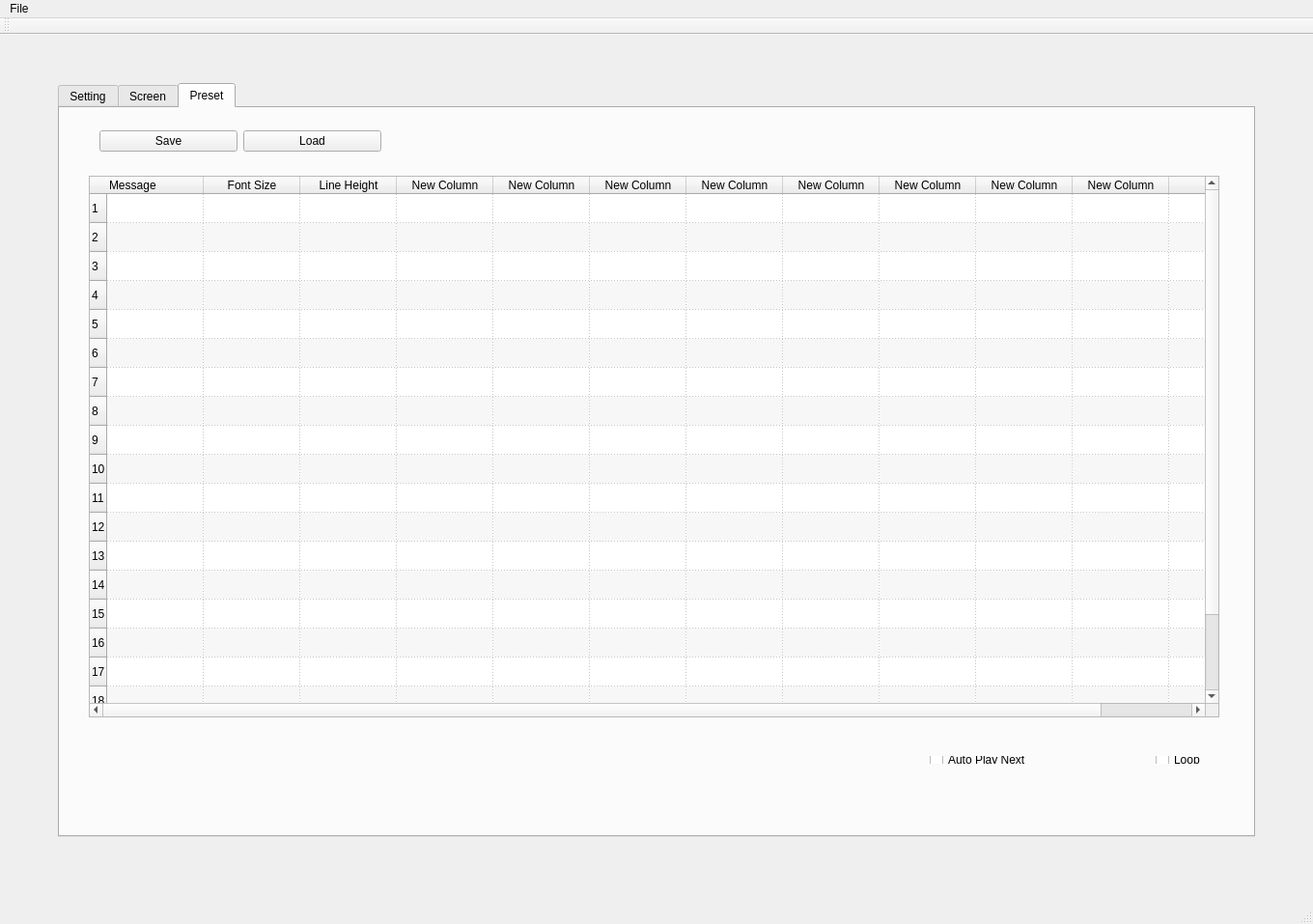
<?xml version="1.0" encoding="UTF-8"?>
<ui version="4.0">
 <class>pictoController</class>
 <widget class="QMainWindow" name="pictoController">
  <property name="geometry">
   <rect>
    <x>0</x>
    <y>0</y>
    <width>1360</width>
    <height>957</height>
   </rect>
  </property>
  <property name="sizePolicy">
   <sizepolicy hsizetype="Preferred" vsizetype="Preferred">
    <horstretch>0</horstretch>
    <verstretch>0</verstretch>
   </sizepolicy>
  </property>
  <property name="maximumSize">
   <size>
    <width>20000</width>
    <height>20000</height>
   </size>
  </property>
  <property name="windowTitle">
   <string>pictoController</string>
  </property>
  <widget class="QWidget" name="centralWidget">
   <widget class="QTabWidget" name="presetTab">
    <property name="geometry">
     <rect>
      <x>60</x>
      <y>50</y>
      <width>1240</width>
      <height>781</height>
     </rect>
    </property>
    <property name="sizePolicy">
     <sizepolicy hsizetype="Expanding" vsizetype="Expanding">
      <horstretch>0</horstretch>
      <verstretch>0</verstretch>
     </sizepolicy>
    </property>
    <property name="minimumSize">
     <size>
      <width>0</width>
      <height>0</height>
     </size>
    </property>
    <property name="maximumSize">
     <size>
      <width>20000</width>
      <height>20000</height>
     </size>
    </property>
    <property name="whatsThis">
     <string>&lt;html&gt;&lt;head/&gt;&lt;body&gt;&lt;p&gt;&lt;br/&gt;&lt;/p&gt;&lt;/body&gt;&lt;/html&gt;</string>
    </property>
    <property name="layoutDirection">
     <enum>Qt::LeftToRight</enum>
    </property>
    <property name="currentIndex">
     <number>2</number>
    </property>
    <widget class="QWidget" name="setting_tab">
     <attribute name="title">
      <string>Setting</string>
     </attribute>
     <widget class="QWidget" name="layoutWidget">
      <property name="geometry">
       <rect>
        <x>10</x>
        <y>10</y>
        <width>1211</width>
        <height>726</height>
       </rect>
      </property>
      <layout class="QGridLayout" name="gridLayout_3">
       <property name="leftMargin">
        <number>10</number>
       </property>
       <property name="topMargin">
        <number>10</number>
       </property>
       <property name="rightMargin">
        <number>10</number>
       </property>
       <property name="bottomMargin">
        <number>10</number>
       </property>
       <item row="0" column="3">
        <spacer name="horizontalSpacer_20">
         <property name="orientation">
          <enum>Qt::Horizontal</enum>
         </property>
         <property name="sizeType">
          <enum>QSizePolicy::Fixed</enum>
         </property>
         <property name="sizeHint" stdset="0">
          <size>
           <width>20</width>
           <height>189</height>
          </size>
         </property>
        </spacer>
       </item>
       <item row="0" column="6">
        <widget class="QTextEdit" name="messages">
         <property name="sizePolicy">
          <sizepolicy hsizetype="Preferred" vsizetype="Preferred">
           <horstretch>0</horstretch>
           <verstretch>0</verstretch>
          </sizepolicy>
         </property>
         <property name="minimumSize">
          <size>
           <width>0</width>
           <height>0</height>
          </size>
         </property>
         <property name="maximumSize">
          <size>
           <width>1000</width>
           <height>1000</height>
          </size>
         </property>
         <property name="html">
          <string>&lt;!DOCTYPE HTML PUBLIC &quot;-//W3C//DTD HTML 4.0//EN&quot; &quot;http://www.w3.org/TR/REC-html40/strict.dtd&quot;&gt;
&lt;html&gt;&lt;head&gt;&lt;meta name=&quot;qrichtext&quot; content=&quot;1&quot; /&gt;&lt;style type=&quot;text/css&quot;&gt;
p, li { white-space: pre-wrap; }
&lt;/style&gt;&lt;/head&gt;&lt;body style=&quot; font-family:'MS UI Gothic'; font-size:9pt; font-weight:400; font-style:normal;&quot;&gt;
&lt;p style=&quot; margin-top:0px; margin-bottom:0px; margin-left:0px; margin-right:0px; -qt-block-indent:0; text-indent:0px;&quot;&gt;&lt;span style=&quot; font-family:'.Lucida Grande UI'; font-size:13pt;&quot;&gt;DEFAULT&lt;/span&gt;&lt;/p&gt;&lt;/body&gt;&lt;/html&gt;</string>
         </property>
        </widget>
       </item>
       <item row="4" column="6">
        <layout class="QHBoxLayout" name="horizontalLayout">
         <item>
          <widget class="QLabel" name="label_15">
           <property name="text">
            <string>Line Break:</string>
           </property>
          </widget>
         </item>
         <item>
          <widget class="QLabel" name="label_38">
           <property name="text">
            <string>Option + Enter</string>
           </property>
          </widget>
         </item>
        </layout>
       </item>
       <item row="5" column="6">
        <layout class="QHBoxLayout" name="horizontalLayout_2">
         <item>
          <widget class="QLabel" name="label_39">
           <property name="text">
            <string>Preview:</string>
           </property>
          </widget>
         </item>
         <item>
          <widget class="QLabel" name="label_40">
           <property name="text">
            <string>Enter</string>
           </property>
          </widget>
         </item>
        </layout>
       </item>
       <item row="10" column="4" alignment="Qt::AlignRight">
        <widget class="QLabel" name="label_17">
         <property name="text">
          <string>vibration:</string>
         </property>
        </widget>
       </item>
       <item row="11" column="4" alignment="Qt::AlignRight">
        <widget class="QLabel" name="label_37">
         <property name="text">
          <string>Hold Time:</string>
         </property>
        </widget>
       </item>
       <item row="10" column="2">
        <widget class="QSlider" name="horizontalSlider_14">
         <property name="orientation">
          <enum>Qt::Horizontal</enum>
         </property>
        </widget>
       </item>
       <item row="9" column="4" alignment="Qt::AlignRight">
        <widget class="QLabel" name="label_8">
         <property name="text">
          <string>Accel:</string>
         </property>
        </widget>
       </item>
       <item row="2" column="2" alignment="Qt::AlignRight">
        <widget class="QPushButton" name="pushButton">
         <property name="sizePolicy">
          <sizepolicy hsizetype="Fixed" vsizetype="Fixed">
           <horstretch>0</horstretch>
           <verstretch>0</verstretch>
          </sizepolicy>
         </property>
         <property name="text">
          <string>Preview</string>
         </property>
        </widget>
       </item>
       <item row="8" column="6">
        <widget class="QSlider" name="horizontalSlider_4">
         <property name="orientation">
          <enum>Qt::Horizontal</enum>
         </property>
        </widget>
       </item>
       <item row="4" column="4" alignment="Qt::AlignRight">
        <widget class="QLabel" name="label_13">
         <property name="text">
          <string>Message Box Shortcut:</string>
         </property>
        </widget>
       </item>
       <item row="10" column="6">
        <widget class="QSlider" name="horizontalSlider_6">
         <property name="orientation">
          <enum>Qt::Horizontal</enum>
         </property>
        </widget>
       </item>
       <item row="7" column="2">
        <widget class="QSlider" name="horizontalSlider_35">
         <property name="orientation">
          <enum>Qt::Horizontal</enum>
         </property>
        </widget>
       </item>
       <item row="11" column="6">
        <widget class="QSlider" name="horizontalSlider_7">
         <property name="orientation">
          <enum>Qt::Horizontal</enum>
         </property>
        </widget>
       </item>
       <item row="0" column="1">
        <spacer name="horizontalSpacer_18">
         <property name="orientation">
          <enum>Qt::Horizontal</enum>
         </property>
         <property name="sizeType">
          <enum>QSizePolicy::Fixed</enum>
         </property>
         <property name="sizeHint" stdset="0">
          <size>
           <width>30</width>
           <height>200</height>
          </size>
         </property>
        </spacer>
       </item>
       <item row="0" column="0" alignment="Qt::AlignRight|Qt::AlignTop">
        <widget class="QLabel" name="label">
         <property name="text">
          <string>Preview:</string>
         </property>
        </widget>
       </item>
       <item row="9" column="6">
        <widget class="QSlider" name="horizontalSlider_5">
         <property name="orientation">
          <enum>Qt::Horizontal</enum>
         </property>
        </widget>
       </item>
       <item row="0" column="5">
        <spacer name="horizontalSpacer_16">
         <property name="orientation">
          <enum>Qt::Horizontal</enum>
         </property>
         <property name="sizeType">
          <enum>QSizePolicy::Fixed</enum>
         </property>
         <property name="sizeHint" stdset="0">
          <size>
           <width>30</width>
           <height>20</height>
          </size>
         </property>
        </spacer>
       </item>
       <item row="4" column="0" alignment="Qt::AlignRight">
        <widget class="QLabel" name="label_5">
         <property name="text">
          <string>Layout Settings:</string>
         </property>
        </widget>
       </item>
       <item row="0" column="4" alignment="Qt::AlignRight|Qt::AlignTop">
        <widget class="QLabel" name="label_18">
         <property name="text">
          <string>Message:</string>
         </property>
        </widget>
       </item>
       <item row="10" column="0" alignment="Qt::AlignRight">
        <widget class="QLabel" name="label_12">
         <property name="text">
          <string>Icon Size:</string>
         </property>
        </widget>
       </item>
       <item row="3" column="2">
        <spacer name="verticalSpacer_47">
         <property name="orientation">
          <enum>Qt::Vertical</enum>
         </property>
         <property name="sizeType">
          <enum>QSizePolicy::Expanding</enum>
         </property>
         <property name="sizeHint" stdset="0">
          <size>
           <width>10</width>
           <height>30</height>
          </size>
         </property>
        </spacer>
       </item>
       <item row="2" column="1">
        <spacer name="verticalSpacer_35">
         <property name="orientation">
          <enum>Qt::Vertical</enum>
         </property>
         <property name="sizeType">
          <enum>QSizePolicy::Fixed</enum>
         </property>
         <property name="sizeHint" stdset="0">
          <size>
           <width>10</width>
           <height>30</height>
          </size>
         </property>
        </spacer>
       </item>
       <item row="8" column="4" alignment="Qt::AlignRight">
        <widget class="QLabel" name="label_4">
         <property name="text">
          <string>Speed:</string>
         </property>
        </widget>
       </item>
       <item row="8" column="0" alignment="Qt::AlignRight">
        <widget class="QLabel" name="label_3">
         <property name="text">
          <string>Font Randomness:</string>
         </property>
        </widget>
       </item>
       <item row="2" column="6">
        <layout class="QHBoxLayout" name="horizontalLayout_3">
         <item>
          <widget class="QPushButton" name="quitButton">
           <property name="sizePolicy">
            <sizepolicy hsizetype="Fixed" vsizetype="Minimum">
             <horstretch>0</horstretch>
             <verstretch>0</verstretch>
            </sizepolicy>
           </property>
           <property name="text">
            <string>Clear Animation</string>
           </property>
          </widget>
         </item>
         <item>
          <spacer name="horizontalSpacer">
           <property name="orientation">
            <enum>Qt::Horizontal</enum>
           </property>
           <property name="sizeHint" stdset="0">
            <size>
             <width>40</width>
             <height>20</height>
            </size>
           </property>
          </spacer>
         </item>
         <item>
          <widget class="QPushButton" name="pushButton_2">
           <property name="sizePolicy">
            <sizepolicy hsizetype="Fixed" vsizetype="Fixed">
             <horstretch>0</horstretch>
             <verstretch>0</verstretch>
            </sizepolicy>
           </property>
           <property name="text">
            <string>PushButton</string>
           </property>
          </widget>
         </item>
        </layout>
       </item>
       <item row="5" column="2">
        <widget class="QSlider" name="horizontalSlider_15">
         <property name="orientation">
          <enum>Qt::Horizontal</enum>
         </property>
        </widget>
       </item>
       <item row="7" column="4" alignment="Qt::AlignRight">
        <widget class="QLabel" name="label_16">
         <property name="text">
          <string>Animation Settings:</string>
         </property>
        </widget>
       </item>
       <item row="5" column="0" alignment="Qt::AlignRight">
        <widget class="QLabel" name="label_10">
         <property name="text">
          <string>Font Size:</string>
         </property>
        </widget>
       </item>
       <item row="11" column="0" alignment="Qt::AlignRight">
        <widget class="QLabel" name="label_11">
         <property name="text">
          <string>Icon Density:</string>
         </property>
        </widget>
       </item>
       <item row="3" column="6">
        <spacer name="verticalSpacer_46">
         <property name="orientation">
          <enum>Qt::Vertical</enum>
         </property>
         <property name="sizeType">
          <enum>QSizePolicy::Expanding</enum>
         </property>
         <property name="sizeHint" stdset="0">
          <size>
           <width>10</width>
           <height>30</height>
          </size>
         </property>
        </spacer>
       </item>
       <item row="8" column="2">
        <widget class="QSlider" name="horizontalSlider_18">
         <property name="orientation">
          <enum>Qt::Horizontal</enum>
         </property>
        </widget>
       </item>
       <item row="11" column="2">
        <widget class="QSlider" name="horizontalSlider_2">
         <property name="orientation">
          <enum>Qt::Horizontal</enum>
         </property>
        </widget>
       </item>
       <item row="2" column="5">
        <spacer name="verticalSpacer_36">
         <property name="orientation">
          <enum>Qt::Vertical</enum>
         </property>
         <property name="sizeType">
          <enum>QSizePolicy::Fixed</enum>
         </property>
         <property name="sizeHint" stdset="0">
          <size>
           <width>10</width>
           <height>30</height>
          </size>
         </property>
        </spacer>
       </item>
       <item row="7" column="0" alignment="Qt::AlignRight">
        <widget class="QLabel" name="label_7">
         <property name="text">
          <string>Letter Spacing:</string>
         </property>
        </widget>
       </item>
       <item row="6" column="0" alignment="Qt::AlignRight">
        <widget class="QLabel" name="label_9">
         <property name="text">
          <string>Line Height:</string>
         </property>
        </widget>
       </item>
       <item row="6" column="2">
        <widget class="QSlider" name="horizontalSlider_16">
         <property name="orientation">
          <enum>Qt::Horizontal</enum>
         </property>
        </widget>
       </item>
       <item row="4" column="1">
        <spacer name="verticalSpacer_37">
         <property name="orientation">
          <enum>Qt::Vertical</enum>
         </property>
         <property name="sizeType">
          <enum>QSizePolicy::Fixed</enum>
         </property>
         <property name="sizeHint" stdset="0">
          <size>
           <width>10</width>
           <height>40</height>
          </size>
         </property>
        </spacer>
       </item>
       <item row="5" column="1">
        <spacer name="verticalSpacer_38">
         <property name="orientation">
          <enum>Qt::Vertical</enum>
         </property>
         <property name="sizeType">
          <enum>QSizePolicy::Fixed</enum>
         </property>
         <property name="sizeHint" stdset="0">
          <size>
           <width>10</width>
           <height>40</height>
          </size>
         </property>
        </spacer>
       </item>
       <item row="6" column="1">
        <spacer name="verticalSpacer_39">
         <property name="orientation">
          <enum>Qt::Vertical</enum>
         </property>
         <property name="sizeType">
          <enum>QSizePolicy::Fixed</enum>
         </property>
         <property name="sizeHint" stdset="0">
          <size>
           <width>10</width>
           <height>40</height>
          </size>
         </property>
        </spacer>
       </item>
       <item row="7" column="1">
        <spacer name="verticalSpacer_40">
         <property name="orientation">
          <enum>Qt::Vertical</enum>
         </property>
         <property name="sizeType">
          <enum>QSizePolicy::Fixed</enum>
         </property>
         <property name="sizeHint" stdset="0">
          <size>
           <width>10</width>
           <height>40</height>
          </size>
         </property>
        </spacer>
       </item>
       <item row="8" column="1">
        <spacer name="verticalSpacer_41">
         <property name="orientation">
          <enum>Qt::Vertical</enum>
         </property>
         <property name="sizeType">
          <enum>QSizePolicy::Fixed</enum>
         </property>
         <property name="sizeHint" stdset="0">
          <size>
           <width>10</width>
           <height>40</height>
          </size>
         </property>
        </spacer>
       </item>
       <item row="9" column="1">
        <spacer name="verticalSpacer_42">
         <property name="orientation">
          <enum>Qt::Vertical</enum>
         </property>
         <property name="sizeType">
          <enum>QSizePolicy::Fixed</enum>
         </property>
         <property name="sizeHint" stdset="0">
          <size>
           <width>10</width>
           <height>40</height>
          </size>
         </property>
        </spacer>
       </item>
       <item row="10" column="1">
        <spacer name="verticalSpacer_43">
         <property name="orientation">
          <enum>Qt::Vertical</enum>
         </property>
         <property name="sizeType">
          <enum>QSizePolicy::Fixed</enum>
         </property>
         <property name="sizeHint" stdset="0">
          <size>
           <width>10</width>
           <height>40</height>
          </size>
         </property>
        </spacer>
       </item>
       <item row="11" column="1">
        <spacer name="verticalSpacer_44">
         <property name="orientation">
          <enum>Qt::Vertical</enum>
         </property>
         <property name="sizeType">
          <enum>QSizePolicy::Fixed</enum>
         </property>
         <property name="sizeHint" stdset="0">
          <size>
           <width>10</width>
           <height>40</height>
          </size>
         </property>
        </spacer>
       </item>
      </layout>
     </widget>
    </widget>
    <widget class="QWidget" name="screen_tab">
     <attribute name="title">
      <string>Screen</string>
     </attribute>
     <widget class="QPushButton" name="pushButton_5">
      <property name="geometry">
       <rect>
        <x>260</x>
        <y>610</y>
        <width>115</width>
        <height>32</height>
       </rect>
      </property>
      <property name="text">
       <string>Capture</string>
      </property>
     </widget>
     <widget class="QWidget" name="layoutWidget">
      <property name="geometry">
       <rect>
        <x>120</x>
        <y>200</y>
        <width>345</width>
        <height>348</height>
       </rect>
      </property>
      <layout class="QGridLayout" name="gridLayout">
       <item row="5" column="0">
        <widget class="QCheckBox" name="checkBox_3">
         <property name="text">
          <string>Show Info Bar</string>
         </property>
        </widget>
       </item>
       <item row="6" column="0">
        <widget class="QCheckBox" name="checkBox_4">
         <property name="text">
          <string>Debug Draw</string>
         </property>
        </widget>
       </item>
       <item row="2" column="0">
        <widget class="QLabel" name="label_41">
         <property name="text">
          <string>Fullscreen</string>
         </property>
        </widget>
       </item>
       <item row="4" column="0">
        <widget class="QCheckBox" name="checkBox_2">
         <property name="text">
          <string>Debug Draw</string>
         </property>
        </widget>
       </item>
       <item row="3" column="0">
        <widget class="QCheckBox" name="checkBox">
         <property name="text">
          <string>Black</string>
         </property>
        </widget>
       </item>
       <item row="1" column="0">
        <spacer name="verticalSpacer">
         <property name="orientation">
          <enum>Qt::Vertical</enum>
         </property>
         <property name="sizeType">
          <enum>QSizePolicy::Fixed</enum>
         </property>
         <property name="sizeHint" stdset="0">
          <size>
           <width>20</width>
           <height>50</height>
          </size>
         </property>
        </spacer>
       </item>
       <item row="2" column="1">
        <spacer name="verticalSpacer_2">
         <property name="orientation">
          <enum>Qt::Vertical</enum>
         </property>
         <property name="sizeType">
          <enum>QSizePolicy::Fixed</enum>
         </property>
         <property name="sizeHint" stdset="0">
          <size>
           <width>20</width>
           <height>40</height>
          </size>
         </property>
        </spacer>
       </item>
       <item row="3" column="1">
        <spacer name="verticalSpacer_3">
         <property name="orientation">
          <enum>Qt::Vertical</enum>
         </property>
         <property name="sizeType">
          <enum>QSizePolicy::Fixed</enum>
         </property>
         <property name="sizeHint" stdset="0">
          <size>
           <width>20</width>
           <height>40</height>
          </size>
         </property>
        </spacer>
       </item>
       <item row="4" column="1">
        <spacer name="verticalSpacer_4">
         <property name="orientation">
          <enum>Qt::Vertical</enum>
         </property>
         <property name="sizeType">
          <enum>QSizePolicy::Fixed</enum>
         </property>
         <property name="sizeHint" stdset="0">
          <size>
           <width>20</width>
           <height>40</height>
          </size>
         </property>
        </spacer>
       </item>
       <item row="5" column="1">
        <spacer name="verticalSpacer_5">
         <property name="orientation">
          <enum>Qt::Vertical</enum>
         </property>
         <property name="sizeType">
          <enum>QSizePolicy::Fixed</enum>
         </property>
         <property name="sizeHint" stdset="0">
          <size>
           <width>20</width>
           <height>40</height>
          </size>
         </property>
        </spacer>
       </item>
       <item row="6" column="1">
        <spacer name="verticalSpacer_6">
         <property name="orientation">
          <enum>Qt::Vertical</enum>
         </property>
         <property name="sizeType">
          <enum>QSizePolicy::Fixed</enum>
         </property>
         <property name="sizeHint" stdset="0">
          <size>
           <width>20</width>
           <height>40</height>
          </size>
         </property>
        </spacer>
       </item>
       <item row="0" column="1">
        <widget class="QLabel" name="label_14">
         <property name="text">
          <string>Screen Control</string>
         </property>
        </widget>
       </item>
      </layout>
     </widget>
    </widget>
    <widget class="QWidget" name="preset_tab">
     <attribute name="title">
      <string>Preset</string>
     </attribute>
     <widget class="QTableWidget" name="tableWidget">
      <property name="geometry">
       <rect>
        <x>30</x>
        <y>70</y>
        <width>1171</width>
        <height>561</height>
       </rect>
      </property>
      <property name="lineWidth">
       <number>1</number>
      </property>
      <property name="alternatingRowColors">
       <bool>true</bool>
      </property>
      <property name="showGrid">
       <bool>true</bool>
      </property>
      <property name="gridStyle">
       <enum>Qt::DotLine</enum>
      </property>
      <property name="sortingEnabled">
       <bool>true</bool>
      </property>
      <property name="wordWrap">
       <bool>true</bool>
      </property>
      <property name="cornerButtonEnabled">
       <bool>true</bool>
      </property>
      <property name="rowCount">
       <number>20</number>
      </property>
      <property name="columnCount">
       <number>12</number>
      </property>
      <row/>
      <row/>
      <row/>
      <row/>
      <row/>
      <row/>
      <row/>
      <row/>
      <row/>
      <row/>
      <row/>
      <row/>
      <row/>
      <row/>
      <row/>
      <row/>
      <row/>
      <row/>
      <row/>
      <row/>
      <column>
       <property name="text">
        <string>Message</string>
       </property>
       <property name="textAlignment">
        <set>AlignJustify|AlignVCenter</set>
       </property>
      </column>
      <column>
       <property name="text">
        <string>Font Size</string>
       </property>
      </column>
      <column>
       <property name="text">
        <string>Line Height</string>
       </property>
      </column>
      <column>
       <property name="text">
        <string>New Column</string>
       </property>
      </column>
      <column>
       <property name="text">
        <string>New Column</string>
       </property>
      </column>
      <column>
       <property name="text">
        <string>New Column</string>
       </property>
      </column>
      <column>
       <property name="text">
        <string>New Column</string>
       </property>
      </column>
      <column>
       <property name="text">
        <string>New Column</string>
       </property>
      </column>
      <column>
       <property name="text">
        <string>New Column</string>
       </property>
      </column>
      <column>
       <property name="text">
        <string>New Column</string>
       </property>
      </column>
      <column>
       <property name="text">
        <string>New Column</string>
       </property>
      </column>
      <column/>
     </widget>
     <widget class="QWidget" name="layoutWidget">
      <property name="geometry">
       <rect>
        <x>30</x>
        <y>10</y>
        <width>314</width>
        <height>48</height>
       </rect>
      </property>
      <layout class="QHBoxLayout" name="horizontalLayout_4">
       <item>
        <widget class="QPushButton" name="pushButton_6">
         <property name="text">
          <string>Save</string>
         </property>
        </widget>
       </item>
       <item>
        <widget class="QPushButton" name="pushButton_7">
         <property name="text">
          <string>Load</string>
         </property>
        </widget>
       </item>
      </layout>
     </widget>
     <widget class="QWidget" name="layoutWidget">
      <property name="geometry">
       <rect>
        <x>890</x>
        <y>660</y>
        <width>308</width>
        <height>30</height>
       </rect>
      </property>
      <layout class="QHBoxLayout" name="horizontalLayout_5">
       <item>
        <widget class="QCheckBox" name="checkBox_5">
         <property name="text">
          <string>Auto Play Next</string>
         </property>
        </widget>
       </item>
       <item>
        <spacer name="horizontalSpacer_2">
         <property name="orientation">
          <enum>Qt::Horizontal</enum>
         </property>
         <property name="sizeHint" stdset="0">
          <size>
           <width>40</width>
           <height>20</height>
          </size>
         </property>
        </spacer>
       </item>
       <item>
        <widget class="QCheckBox" name="checkBox_6">
         <property name="text">
          <string>Loop</string>
         </property>
        </widget>
       </item>
      </layout>
     </widget>
    </widget>
   </widget>
  </widget>
  <widget class="QMenuBar" name="menuBar">
   <property name="geometry">
    <rect>
     <x>0</x>
     <y>0</y>
     <width>1360</width>
     <height>36</height>
    </rect>
   </property>
   <widget class="QMenu" name="menuFile">
    <property name="title">
     <string>File</string>
    </property>
    <addaction name="actionOpen"/>
    <addaction name="actionSave"/>
   </widget>
   <addaction name="menuFile"/>
  </widget>
  <widget class="QToolBar" name="mainToolBar">
   <attribute name="toolBarArea">
    <enum>TopToolBarArea</enum>
   </attribute>
   <attribute name="toolBarBreak">
    <bool>false</bool>
   </attribute>
  </widget>
  <widget class="QStatusBar" name="statusBar"/>
  <action name="actionSave">
   <property name="text">
    <string>Save</string>
   </property>
  </action>
  <action name="actionOpen">
   <property name="text">
    <string>Open</string>
   </property>
  </action>
 </widget>
 <layoutdefault spacing="6" margin="11"/>
 <resources/>
 <connections/>
</ui>
